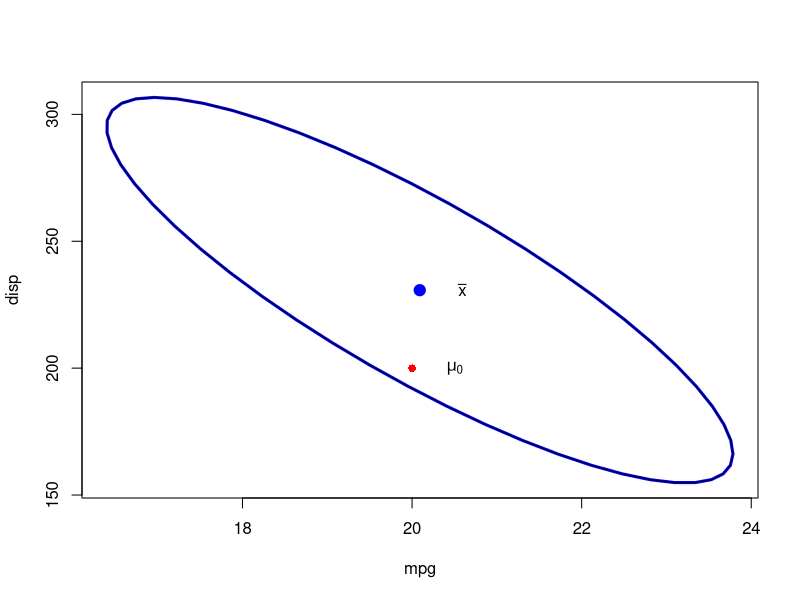

Reproduce this figure in R.
## ---- chunk 1
library(car)
data(mtcars)
X <- mtcars[,c("mpg","disp","hp","wt")]
X
## ---- chunk 2
T.test <- function(X, mu=0){
X <- as.matrix(X)
n <- nrow(X)
p <- ncol(X)
df2 <- n - p
if(df2 < 1L) stop("Need nrow(X) > ncol(X).")
if(length(mu) != p) mu <- rep(mu[1], p)
xbar <- colMeans(X)
S <- cov(X)
T2 <- n * t(xbar - mu) %*% solve(S) %*% (xbar - mu)
Fstat <- T2 / (p * (n-1) / df2)
pval <- 1 - pf(Fstat, df1=p, df2=df2)
data.frame(T2=as.numeric(T2), Fstat=as.numeric(Fstat),
df1=p, df2=df2, p.value=as.numeric(pval), row.names="")
}
## ---- chunk 3
mu <- c(20,200,150,3)
T.test(X,mu)
## ---- chunk 4
y <- as.matrix(X) - matrix(c(20,200,150,3),nrow(X),ncol(X),byrow=T)
model1<-anova(lm(y ~ 1))
model1
## ---- chunk 5
n <- nrow(X) #banyaknya observasi
p <- ncol(X) #banyaknya variabel
alpha <- 0.05
C2 <- (n - 1) * p * qf(1-alpha, df1=p, df2=n-p)/(n-p)
C2
## ---- chunk 6
n <- nrow(X)
p <- ncol(X)
xbar <- colMeans(X)
S <- cov(X)
library(car)
alpha<-0.05
tconst <- sqrt((p/n)*((n-1)/(n-p)) * qf(1-alpha,p,n-p))
id <- c(1,2)
plot(ellipse(center=xbar[id], shape=S[id,id], radius=tconst,
draw=F),type="n", xlab="mpg", ylab="disp")
lines(ellipse(center=xbar[id], shape=S[id,id], radius=tconst,
lwd=3), xlab="mpg", ylab="disp")
points(20,200,col="red", pch=16)
text(20.5,200,expression(mu[0]))
text(xbar[1]+0.5,xbar[2],expression(bar(x)))
## ---- chunk 7
T.ci <- function(mu, Sigma, n, avec=rep(1,length(mu)),
level=0.95){
p <- length(mu)
if(nrow(Sigma)!=p) stop("Need length(mu) == nrow(Sigma).")
if(ncol(Sigma)!=p) stop("Need length(mu) == ncol(Sigma).")
if(length(avec)!=p) stop("Need length(mu) == length(avec).")
if(level <=0 | level >= 1) stop("Need 0 < level < 1.")
cval <- qf(level, p, n-p) * p * (n-1) / (n-p)
zhat <- crossprod(avec, mu)
zvar <- crossprod(avec, Sigma %*% avec) / n
const <- sqrt(cval * zvar)
c(lower = zhat - const, upper = zhat + const)
}
S<-cov(X)
n <- nrow(X)
p <- ncol(X)
T.ci(mu=xbar, Sigma=S, n=n, avec=c(1,0,0,0)) #CI untuk mu_0 mpg
T.ci(mu=xbar, Sigma=S, n=n, avec=c(0,1,0,0)) #CI untuk mu_0 disp
T.ci(mu=xbar, Sigma=S, n=n, avec=c(0,0,1,0)) #CI untuk mu_0 hp
T.ci(mu=xbar, Sigma=S, n=n, avec=c(0,0,0,1)) #CI untuk mu_0 wt
## ---- chunk 8
TCI <- tCI <- bon <- NULL
alpha1<-1-0.05
alpha2<-1-(0.05/2)
alpha3 <- 1 - 0.05/(2*4)
for(k in 1:4){
avec <- rep(0, 4)
avec[k] <- 1
TCI <- c(TCI, T.ci(xbar, S, n, avec,level=alpha1))
tCI <- c(tCI,
xbar[k] - sqrt(S[k,k]/n) * qt(alpha2, df=n-1),
xbar[k] + sqrt(S[k,k]/n) * qt(alpha2, df=n-1)) #CI t-univariate
bon <- c(bon,
xbar[k] - sqrt(S[k,k]/n) * qt(alpha3, df=n-1),
xbar[k] + sqrt(S[k,k]/n) * qt(alpha3, df=n-1)) #CI Bonferroni
}
rtab <- rbind(TCI, tCI, bon)
round(rtab, 2)
## ---- chunk 9
Z2.test <- function(X, mu=0, asymp=FALSE){
X <- as.matrix(X)
n <- nrow(X)
p <- ncol(X)
df2 <- n - p
if(df2 < 1L) stop("Need nrow(X) > ncol(X).")
if(length(mu) != p) mu <- rep(mu[1], p)
xbar <- colMeans(X)
S <- cov(X)
Z2 <- n * t(xbar - mu) %*% solve(S) %*% (xbar - mu)
Fstat <- Z2 / (p * (n-1) / df2)
if(asymp){
pval <- 1 - pchisq(Z2, df=p)
} else {
pval <- 1 - pf(Fstat, df1=p, df2=df2)
}
data.frame(Z2=as.numeric(Z2), Fstat=as.numeric(Fstat),
df1=p, df2=df2, p.value=as.numeric(pval),
asymp=asymp, row.names="")
}
## ---- chunk 10
chi <- NULL
for(k in 1:4){
chi <- c(chi,
xbar[k] - sqrt(S[k,k]/n) * sqrt(qchisq(0.95, df=p)),xbar[k] + sqrt(S[k,k]/n) * sqrt(qchisq(0.95, df=p)))
}
## ---- chunk 11
Z2.test(X, mu=mu,asymp=TRUE)
## ---- chunk 12
n <- nrow(X) #banyaknya observasi
p <- ncol(X) #banyaknya variabel
alpha <- 0.05
C2 <- qchisq(1-alpha, df=p)
C2
## ---- chunk 13
TCI <- tCI <- bon <- NULL
alpha1<-1-0.05
alpha2<-1-(0.05/2)
alpha3 <- 1 - 0.05/(2*4)
for(k in 1:4){
avec <- rep(0, 4)
avec[k] <- 1
TCI <- c(TCI, T.ci(xbar, S, n, avec,level=alpha1))
tCI <- c(tCI,
xbar[k] - sqrt(S[k,k]/n) * qt(alpha2, df=n-1),
xbar[k] + sqrt(S[k,k]/n) * qt(alpha2, df=n-1))
bon <- c(bon,
xbar[k] - sqrt(S[k,k]/n) * qt(alpha3, df=n-1),
xbar[k] + sqrt(S[k,k]/n) * qt(alpha3, df=n-1))
chi <- c(chi,
xbar[k] - sqrt(S[k,k]/n) * sqrt(qchisq(0.95, df=p)),
xbar[k] + sqrt(S[k,k]/n) * sqrt(qchisq(0.95, df=p)))
}
rtab <- rbind(TCI, tCI, bon,chi)
round(rtab, 2)
